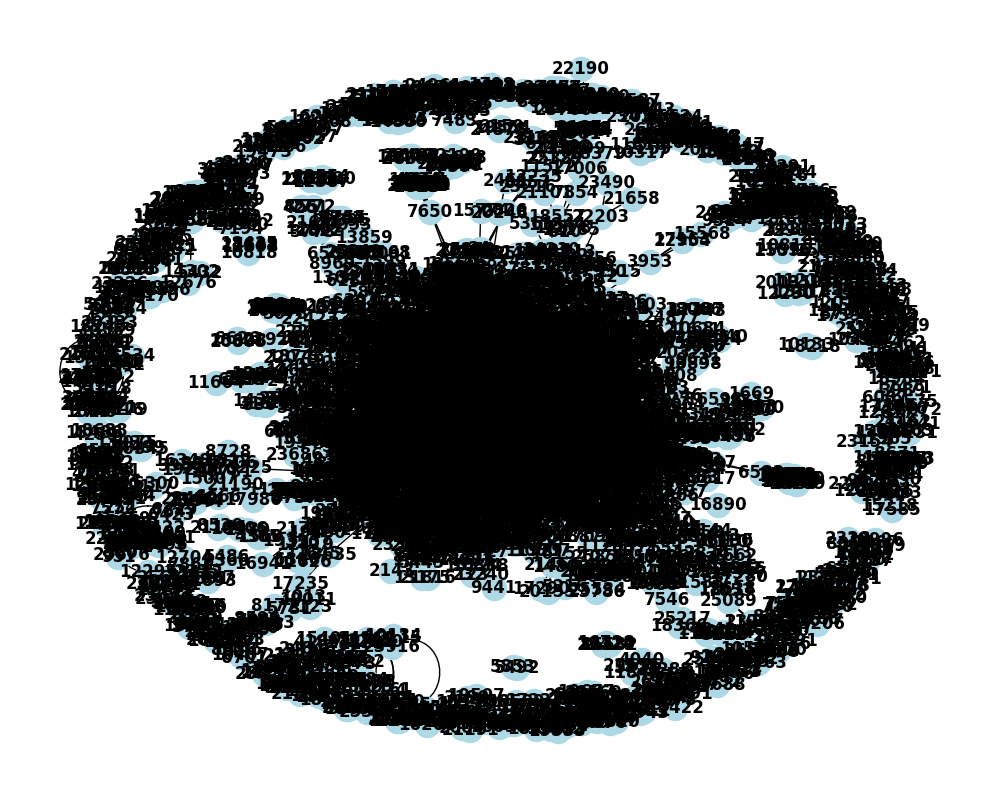

Write the Python code that produced this figure.
from algs4.bag import Bag
import networkx as nx
import matplotlib.pyplot as plt
import numpy as np
from scipy.optimize import curve_fit
from collections import Counter

class Graph:

    def __init__(self, v):
        self.V = v
        self.E = 0
        self.map = {}
        self.adj = []
        
    def __str__(self):
        s = "%d vertices, %d edges\n" % (self.V, self.E)
        s += "\n".join("%d: %s" % (v, " ".join(str(w)
                                               for w in self.adj[v])) for v in range(self.V))
        return s

    def add_mapping(self, node_value: int) -> None:
        self.map[node_value] = len(self.adj)
        self.adj.append(Bag())

    def get_position(self, node_value:int) -> int:
        return self.map[node_value]

    def get_value(self, node_position:int) -> int:
        for key, value in self.map.items():
            if value == node_position:
                return key

    def add_edge(self, v, w, directed: bool = False):
        if v not in self.map:
            self.add_mapping(v)
        if w not in self.map:
            self.add_mapping(w)
        if directed:
            if w in self.adj[self.get_position(v)]:
                return
        v_position = self.get_position(v)
        w_position = self.get_position(w)
        self.adj[v_position].add(w)
        self.adj[w_position].add(v)
        self.E += 1

    def degree(self, v, from_value: bool = True) -> int:
        v_position = self.get_position(v) if from_value else v 
        return self.adj[v_position].size()
    
    def density(self):
        print(2* self.E, self.V * (self.V - 1))
        return (2 * self.E) / (self.V * (self.V - 1))

    def add_node_from_file(self, file_path: str = "data.txt") -> None:
        with open(file_path, 'r') as file:
            linhas = file.readlines()
        for linha in linhas:
            linha_tratada = linha.replace("\t"," ").replace("\n","").split(" ")
            no_origem, no_destino = map(int, linha_tratada)
            self.add_edge(no_origem, no_destino)

    def print_mapping(self, len:int = 10) -> None:
        for i, (key, value) in enumerate(self.map.items()):
            if i >= len:
                break
            print(f"{key} -> {value}")

    def print_adjacency_list(self, len:int = 10) -> None:
        print(f"Vértices(Ordem): {self.V}; Arestas(Tamanho): {self.E}; Densidade: {self.density():.4f} ({'Denso' if self.density() >= 0.8 else 'Esparso'}); Grau mínimo: {self.min_degree()}; Grau máximo: {self.max_degree()}")
        for i in range(min(len, self.V)):
            print(f"{self.get_value(i)}: {self.adj[i]} - Grau: {self.degree(self.get_value(i))}")
    
    def save_graph(self, len:int = 10, save_path: str = "graph.png") -> None:
        G = nx.Graph()
        for v, neighbors in enumerate(self.adj):
            if v >= len:
                break
            for w in neighbors:
                G.add_edge(self.get_value(v), w)
        plt.figure(figsize=(10, 8))  # Ajusta o tamanho da figura
        nx.draw(G, with_labels=True, node_color='lightblue', font_weight='bold')
        plt.savefig(save_path)  # Salva a imagem no caminho especificado

    def print_degree_for_value(self, node_value: int) -> None:
        degree = self.degree(node_value)
        print(f"Grau do vértice {node_value}: {degree}")

    def save_histogram_degree(self, save_path: str = "histogram.png") -> None:
        degrees = [self.degree(v) for v in self.map.keys()]
        plt.figure(figsize=(10, 6))
        plt.hist(degrees, bins=range(max(degrees) + 1), color='lightblue', edgecolor='black')
        plt.title('Histograma de Graus dos Vértices')
        plt.xlabel('Grau')
        plt.ylabel('Frequência')
        plt.savefig(save_path)

    def min_degree(self) -> int:
        return min(self.degree(v) for v in self.map.keys())

    def max_degree(self) -> int:
        return max(self.degree(v) for v in self.map.keys())

    def get_degree_distribution(self):
        """Retorna a distribuição de graus: dicionário {grau: frequência}"""
        degrees = [self.degree(v) for v in self.map.keys()]
        return dict(Counter(degrees))
    
    def fit_power_law(self):
        """
        Ajusta uma lei de potência P(k) ~ k^(-gamma) à distribuição de graus.
        Retorna: (gamma, k_min, r_squared, degree_distribution)
        """
        # Obter distribuição de graus
        degree_dist = self.get_degree_distribution()
        
        # Ordenar por grau
        degrees = np.array(sorted(degree_dist.keys()))
        frequencies = np.array([degree_dist[k] for k in degrees])
        
        # Normalizar para obter probabilidade
        probabilities = frequencies / frequencies.sum()
        
        # Filtrar zeros e valores muito baixos para evitar problemas no log
        mask = (probabilities > 0) & (degrees > 0)
        degrees_filtered = degrees[mask]
        probabilities_filtered = probabilities[mask]
        
        # Definir função de lei de potência: P(k) = C * k^(-gamma)
        def power_law(k, C, gamma):
            return C * k**(-gamma)
        
        # Ajustar usando mínimos quadrados no espaço logarítmico
        # log(P(k)) = log(C) - gamma * log(k)
        log_k = np.log(degrees_filtered)
        log_p = np.log(probabilities_filtered)
        
        # Regressão linear no espaço log-log
        coeffs = np.polyfit(log_k, log_p, 1)
        gamma = -coeffs[0]  # O coeficiente angular negativo é gamma
        log_C = coeffs[1]
        C = np.exp(log_C)
        
        # Calcular R² (coeficiente de determinação)
        log_p_pred = log_C - gamma * log_k
        ss_res = np.sum((log_p - log_p_pred)**2)
        ss_tot = np.sum((log_p - log_p.mean())**2)
        r_squared = 1 - (ss_res / ss_tot)
        
        # Grau mínimo considerado (normalmente k_min é onde a lei de potência começa)
        k_min = degrees_filtered.min()
        
        return {
            'gamma': gamma,
            'C': C,
            'k_min': k_min,
            'r_squared': r_squared,
            'degrees': degrees_filtered,
            'probabilities': probabilities_filtered,
            'degrees_all': degrees,
            'probabilities_all': probabilities
        }
    
    def save_power_law_plot(self, save_path: str = "power_law_fit.png") -> dict:
        """
        Gera e salva o gráfico log-log da distribuição de graus com o ajuste de lei de potência.
        Retorna os parâmetros do ajuste.
        """
        # Ajustar lei de potência
        fit_results = self.fit_power_law()
        gamma = fit_results['gamma']
        C = fit_results['C']
        r_squared = fit_results['r_squared']
        degrees = fit_results['degrees']
        probabilities = fit_results['probabilities']
        
        # Criar gráfico log-log
        plt.figure(figsize=(10, 7))
        
        # Plot dos dados observados
        plt.loglog(degrees, probabilities, 'bo', alpha=0.6, markersize=8, label='Dados observados')
        
        # Plot da lei de potência ajustada
        k_fit = np.linspace(degrees.min(), degrees.max(), 100)
        p_fit = C * k_fit**(-gamma)
        plt.loglog(k_fit, p_fit, 'r-', linewidth=2, 
                   label=f'Lei de potência: $P(k) \\sim k^{{-\\gamma}}$\n$\\gamma = {gamma:.3f}$\n$R^2 = {r_squared:.4f}$')
        
        plt.xlabel('Grau (k)', fontsize=12)
        plt.ylabel('P(k)', fontsize=12)
        plt.title('Distribuição de Graus - Ajuste de Lei de Potência', fontsize=14)
        plt.legend(fontsize=11, loc='best')
        plt.grid(True, alpha=0.3, which='both')
        
        # Adicionar anotação com interpretação
        interpretation = self.interpret_gamma(gamma)
        plt.text(0.02, 0.02, interpretation, transform=plt.gca().transAxes,
                fontsize=9, verticalalignment='bottom',
                bbox=dict(boxstyle='round', facecolor='wheat', alpha=0.5))
        
        plt.tight_layout()
        plt.savefig(save_path, dpi=300, bbox_inches='tight')
        plt.close()
        
        return fit_results
    
    def interpret_gamma(self, gamma: float) -> str:
        """
        Interpreta o valor do expoente gamma da lei de potência.
        """
        if gamma < 2:
            return f" γ > 2 Rede extremamente concentrada em hubs."
        elif 2 <= gamma < 3:
            return f" 2<=γ<3 A maioria dos nós tem poucas conexões"
        elif 3 <= gamma < 4:
            return f"3 ≤ γ < 4: Rede com hubs menos dominantes, mas ainda presentes."
        else:
            return f"γ ≥ 4: Rede sem hubs bem definidos, com comportamento semelhante a uma rede aleatória."
    #https://www.pnas.org/doi/10.1073/pnas.202301299#:~:text=7%2C%20where%20vertices%20represent%20substrates,introduced%20by%20Sol%C3%A9%20et%20al.
    def print_power_law_analysis(self):
        """
        Imprime análise detalhada do ajuste de lei de potência.
        """
        fit_results = self.fit_power_law()
        gamma = fit_results['gamma']
        r_squared = fit_results['r_squared']
        k_min = fit_results['k_min']
        
        print("\n" + "="*60)
        print("ANÁLISE DE LEI DE POTÊNCIA")
        print("="*60)

        print(f"\nExpoente (γ): {gamma:.4f}")
        print(f"Coeficiente de determinação (R²): {r_squared:.4f}")
        print(f"Grau mínimo considerado (k_min): {k_min}")

        print(f"\nInterpretação do γ: {self.interpret_gamma(gamma)}")

        print("\nIndício de comportamento de lei de potência:")

        if r_squared >= 0.9:
            print("  Forte indício de lei de potência")

        elif r_squared >= 0.8:
            print("  Indício razoável de lei de potência")

        elif r_squared >= 0.7:
            print("  Possível comportamento de lei de potência")

        else:
            print("  Os dados não sugerem claramente uma lei de potência")

        print("\nObs: O R² varia entre 0 e 1.")
        print("0 indica que o modelo não explica a variação dos dados.")
        print("1 indica que o modelo explica totalmente a variação.")
        print("Quanto mais próximo de 1, melhor o ajuste do modelo aos dados.")
# https://www.datacamp.com/tutorial/coefficient-of-determination abaixo do titulo "What Is the Coefficient of Determination?""
